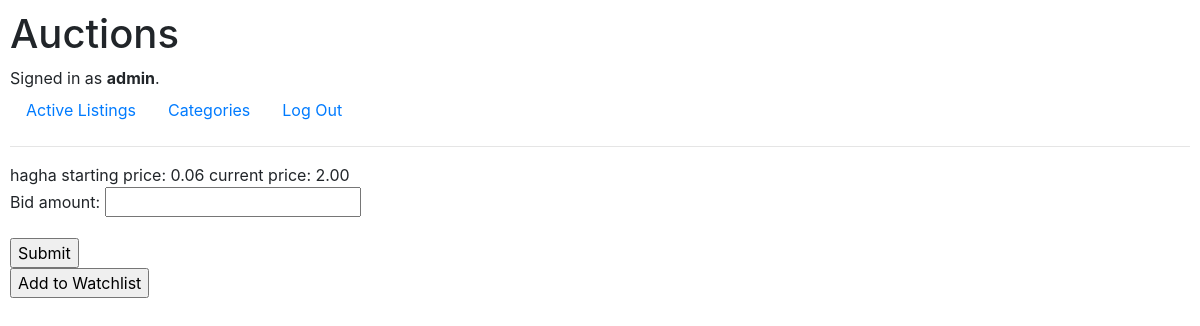
/auction/6 (signed in), run on the app's committed database.
### auctions/models.py (models this page shows, shortened)
class User(AbstractUser):
    pass

class Listing(models.Model):
    item_name = models.CharField(max_length=128)
    item_description = models.TextField()
    starting_price = models.DecimalField(decimal_places=2, max_digits=8, validators=[MinValueValidator(0.01)])
    image = models.ImageField(upload_to="", blank=True, default="noimage.svg.png")
    image_url = models.URLField(blank=True)
    category = models.ForeignKey(Category, on_delete=models.CASCADE, related_name="listings")
    user = models.ForeignKey(User, on_delete=models.CASCADE, related_name="listings")
    active = models.BooleanField(default=True)

class Bid(models.Model):
    bid_amount = models.DecimalField(decimal_places=2, max_digits=8, validators=[MinValueValidator(0.01)])
    user = models.ForeignKey(User, on_delete=models.CASCADE, related_name="bids")
    auction = models.ForeignKey(Listing, on_delete=models.CASCADE, related_name="bids")

### auctions/views.py (the view)
# urls.py: path("auction/<str:pk>", views.auction_view, name="auction"),
def auction_view(request, pk):
    try:
        auction = Listing.objects.get(pk=pk)
    except:
        return render(request, "auctions/no_auction.html")
    highest_bid = Bid.objects.filter(auction=auction).latest("bid_amount")
    watchlist = Watchlist.objects.all().filter(user=request.user).filter(auction=auction)
    return render(
        request,
        "auctions/auction.html",
        {
            "auction": auction,
            "pk": pk,
            "bidform": BidForm(),
            "highest_bid": highest_bid,
            "watchlist": watchlist,
        },
    )

### auctions/views.py
class BidForm(ModelForm):
    class Meta:
        model = Bid
        fields = ["bid_amount"]

### auctions/templates/auctions/auction.html (shortened to what this page needs)
{% extends "auctions/layout.html" %}
{% block body %}
{{ auction.item_name }}
starting price:
{{ auction.starting_price }}
current price:
{{ highest_bid.bid_amount }}
<form action="{% url 'make_bid' auction.pk %}" method="POST">{% csrf_token %}
{{ bidform.as_p }}
<input type="submit">
</form>
<form method="POST" action="{% url 'e_watchlist' auction.pk %}">
    {% if auction in request.user.watchlists.all %}
        <input type="submit" value="Remove from Watchlist" />
    {% else %}
        <input type="submit" value="Add to Watchlist" />
    {% endif %}
</form>
{% endblock %}

### auctions/templates/auctions/layout.html (shortened to what this page needs)
{% load static %}
<!DOCTYPE html>
<html lang="en">
    <head>
        <link rel="stylesheet" href="https://stackpath.bootstrapcdn.com/bootstrap/4.4.1/css/bootstrap.min.css">
        <link href="{% static 'auctions/styles.css' %}" rel="stylesheet">
    </head>
    <body>
        <h1>Auctions</h1>
        <div>
            {% if user.is_authenticated %}
                Signed in as <strong>{{ user.username }}</strong>.
            {% else %}
                Not signed in.
            {% endif %}
        </div>
        <ul class="nav">
            <li class="nav-item">
                <a class="nav-link" href="{% url 'index' %}">Active Listings</a>
            </li>
            <li class="nav-item">
                <a class="nav-link" href="{% url 'categories' %}">Categories</a>
            </li>
            {% if user.is_authenticated %}
                <li class="nav-item">
                    <a class="nav-link" href="{% url 'logout' %}">Log Out</a>
                </li>
            {% endif %}
        </ul>
        <hr>
        {% block body %}
        {% endblock %}
    </body>
</html>

### auctions/static/auctions/styles.css (style rules this page uses)
body { padding: 10px; }

### data on the page
User: username "admin"
Listing: item_name "hagha", starting_price "0.06"
Bid: bid_amount "2.00"
